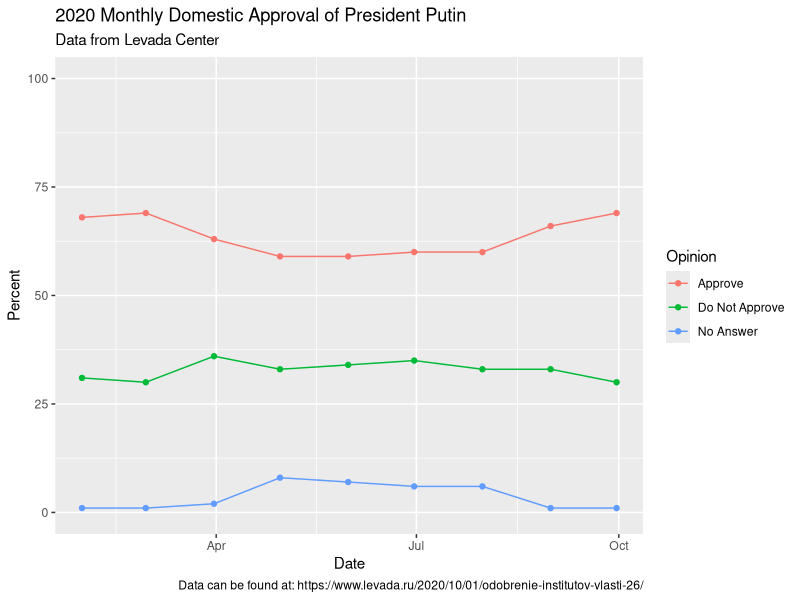
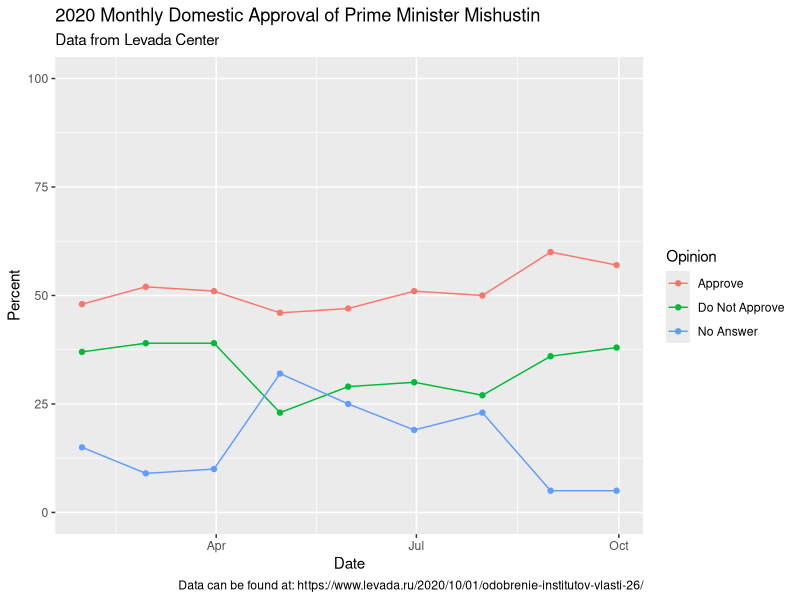
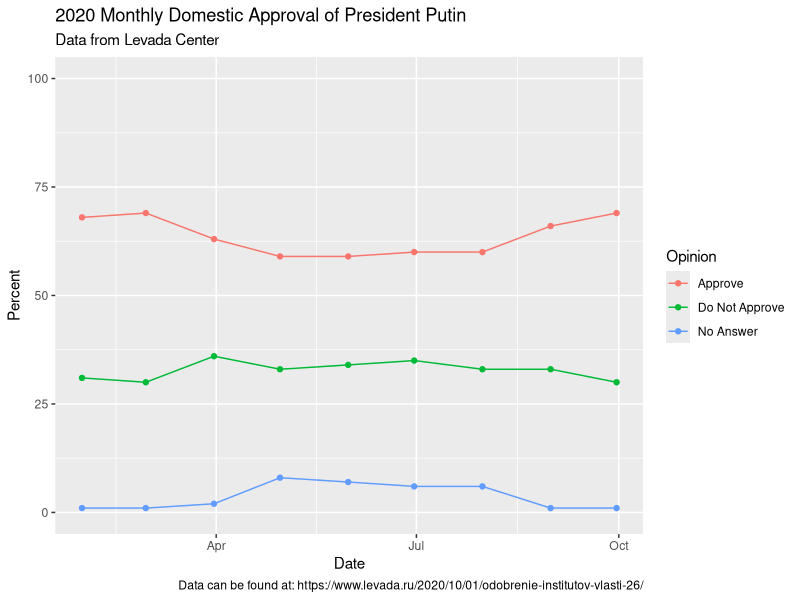
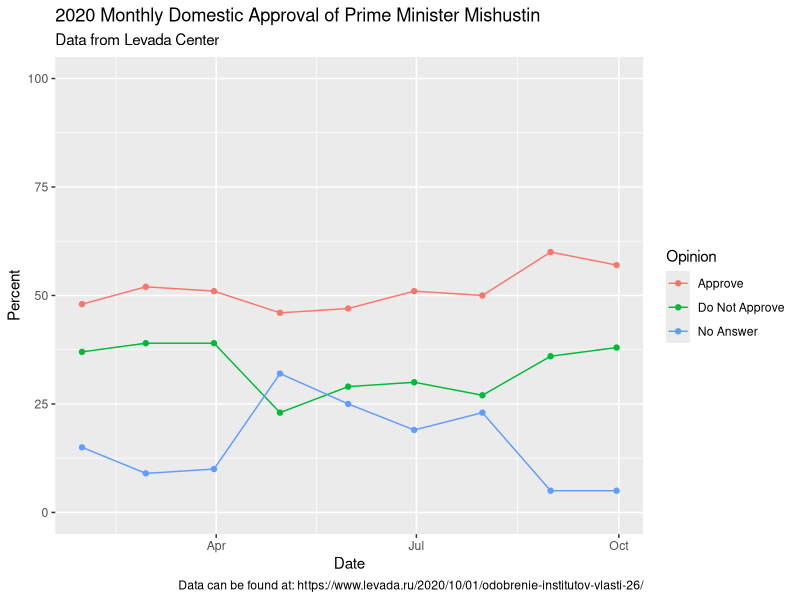

These figures' R source, in order:
## ---- chunk 1
knitr::opts_chunk$set(echo = FALSE)
library(tidyverse)
library(readxl)
## ---- chunk 2
putindat <- read_xlsx("raw-data/putin.xlsx")
## ---- chunk 3
putingg <- ggplot(putindat, aes(x = Date, y = Percent, color = Opinion)) + 
  geom_point() +
  geom_line() +
  expand_limits(y = c(0, 100)) +
  labs(title = "2020 Monthly Domestic Approval of President Putin",
       subtitle = "Data from Levada Center",
       caption = "Data can be found at: https://www.levada.ru/2020/10/01/odobrenie-institutov-vlasti-26/")

putingg

ggsave("putingg.png")
## ---- chunk 4
mishustindat <- read_xlsx("raw-data/mishustin.xlsx")
## ---- chunk 5
mishustingg <- ggplot(mishustindat, aes(x = Date, y = Percent, color = Opinion)) + 
  geom_point() +
  geom_line() +
  expand_limits(y = c(0, 100)) +
  labs(title = "2020 Monthly Domestic Approval of Prime Minister Mishustin",
       subtitle = "Data from Levada Center",
       caption = "Data can be found at: https://www.levada.ru/2020/10/01/odobrenie-institutov-vlasti-26/")

mishustingg

ggsave("mishustin.png")
